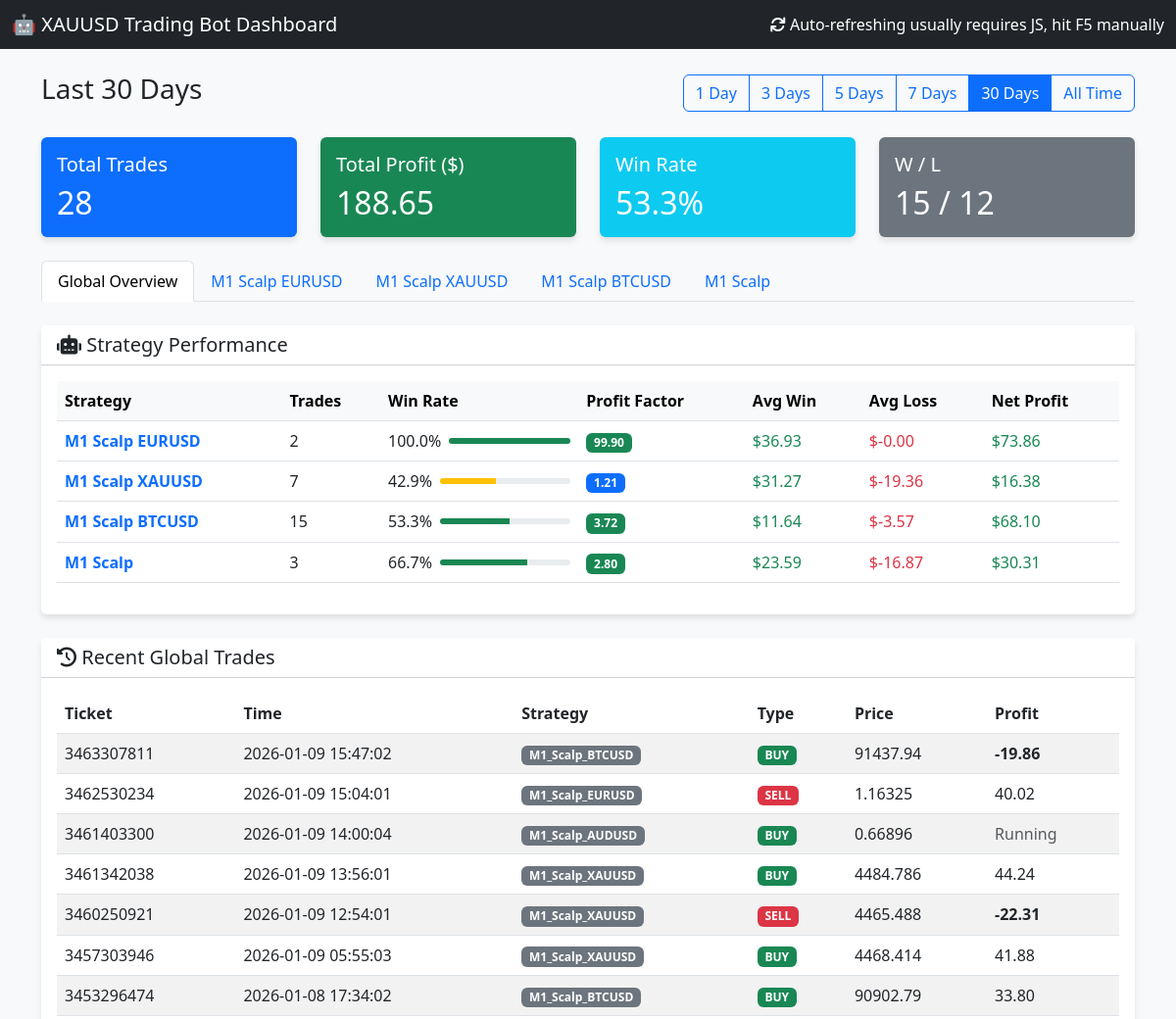
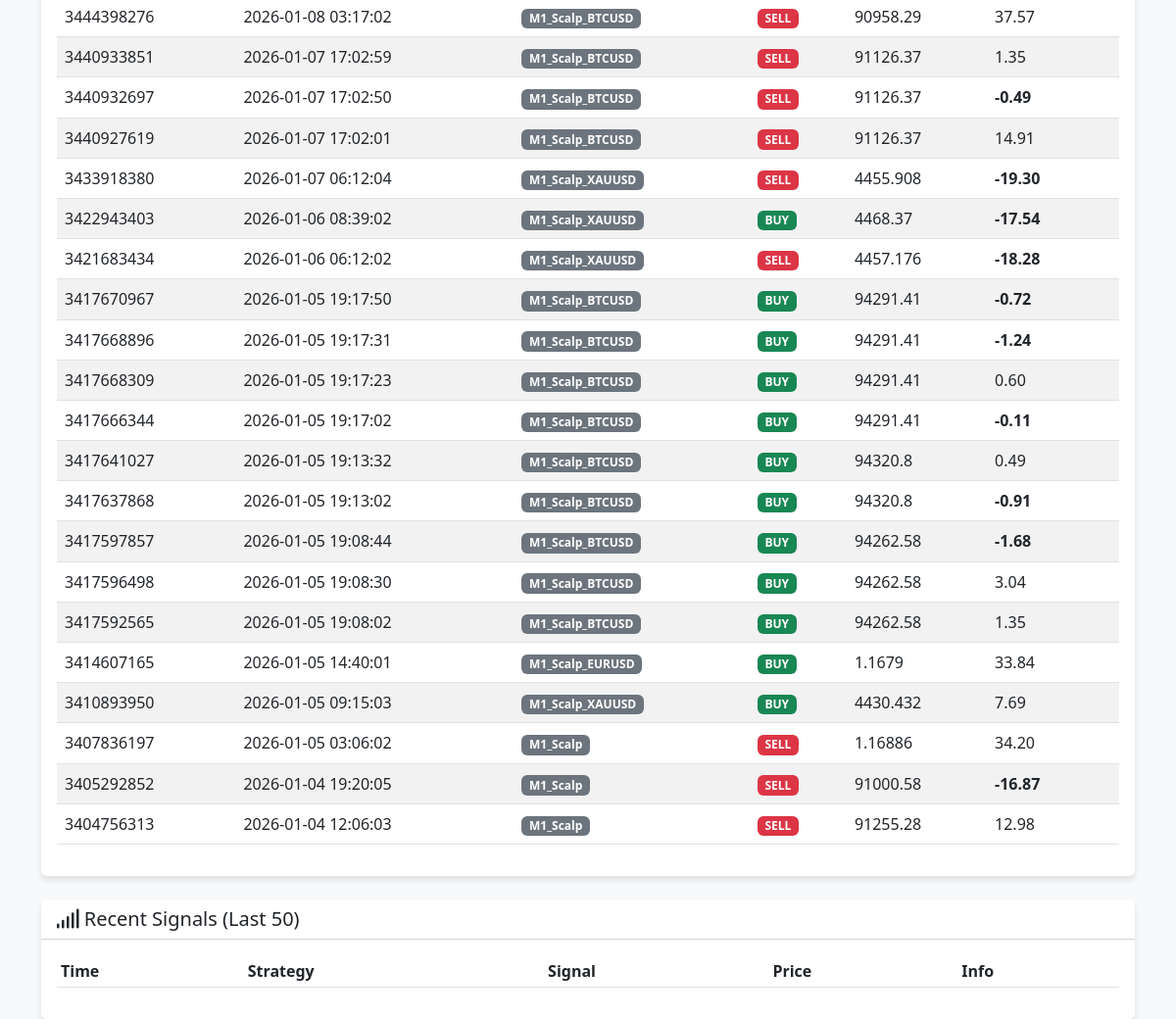
The page / on the database its author committed (2 pictures, top to bottom).
### tables this page shows
CREATE TABLE orders (
                ticket INTEGER PRIMARY KEY,
                strategy_name TEXT,
                symbol TEXT,
                order_type TEXT,
                volume REAL,
                open_price REAL,
                sl REAL,
                tp REAL,
                open_time DATETIME,
                close_price REAL,
                profit REAL,
                comment TEXT,
                account_id INTEGER DEFAULT 0
            );

### dashboard.py (the view)
@app.route('/')
def index():
    cur = get_db().cursor()
    days_param = request.args.get('days', '30') # Default 30 days
    if days_param == "all":
        days = 36500 # 100 years approx
        filter_label = "All Time"
    else:
        try:
            days = int(days_param)
            filter_label = f"Last {days} Days"
        except:
            days = 30
            filter_label = "Last 30 Days"
    cutoff_date = datetime.now() - timedelta(days=days)
    cutoff_str = cutoff_date.strftime("%Y-%m-%d %H:%M:%S")
    cur.execute("SELECT * FROM orders WHERE open_time >= ? ORDER BY open_time DESC", (cutoff_str,))
    orders = cur.fetchall()
    total_trades = len(orders)
    total_profit = sum([o['profit'] for o in orders if o['profit'] is not None])
    wins = len([o for o in orders if o['profit'] is not None and o['profit'] > 0])
    losses = len([o for o in orders if o['profit'] is not None and o['profit'] < 0])
    win_rate = (wins / total_trades * 100) if total_trades > 0 else 0
    cur.execute("SELECT * FROM signals ORDER BY timestamp DESC LIMIT 50")
    signals = cur.fetchall()
    cur.execute("SELECT DISTINCT strategy_name FROM orders WHERE strategy_name IS NOT NULL")
    strategies = [row['strategy_name'] for row in cur.fetchall()]
    if not strategies:
        print(f"⚠️ [Dashboard] No strategies found in database")
    else:
        print(f"📊 [Dashboard] Found {len(strategies)} strategies: {strategies}")
    bot_stats = []
    for strat in strategies:
        s_orders = [o for o in orders if o['strategy_name'] == strat and o['profit'] is not None]
        s_total = len(s_orders)
        if s_total == 0: continue
        s_wins = [o for o in s_orders if o['profit'] > 0]
        s_losses = [o for o in s_orders if o['profit'] < 0]
        s_gross_profit = sum([o['profit'] for o in s_wins])
        s_gross_loss = abs(sum([o['profit'] for o in s_losses]))
        s_net_profit = sum([o['profit'] for o in s_orders])
        s_avg_win = (s_gross_profit / len(s_wins)) if s_wins else 0.0
        s_avg_loss = (s_gross_loss / len(s_losses)) if s_losses else 0.0 # Positive number for display
        pf = (s_gross_profit / s_gross_loss) if s_gross_loss > 0 else 99.9
        win_rate = (len(s_wins) / s_total) * 100
        if strat.startswith("M1_Scalp_"):
            display_name = strat.replace("M1_Scalp_", "M1 Scalp ").replace("_", " ")
        else:
            display_name = strat.replace("Strategy_", "").replace("_", " ")
        bot_stats.append({
            "raw_name": strat, # Added for template filtering
            "name": display_name,
            "trades": s_total,
            "win_rate": win_rate,
            "pf": pf,
            "avg_win": s_avg_win,
            "avg_loss": -s_avg_loss, # Make negative for display
            "net_profit": s_net_profit,
            "chart_data": [] # Placeholder
        })
        chart_orders = sorted(s_orders, key=lambda x: x['open_time'])
        equity = 0
        points = []
        for o in chart_orders:
            equity += o['profit']
            points.append({
                'x': o['open_time'],
                'y': equity
            })
        bot_stats[-1]['chart_data'] = points
    desired_order = [
        "Strategy_1_Trend_HA",
        "Strategy_4_UT_Bot",
        "Strategy_2_EMA_ATR",
        "Strategy_5_Filter_First",
        "M1_Scalp_EURUSD",
        "M1_Scalp_XAUUSD",
        "M1_Scalp_BTCUSD"
    ]
    bot_stats_filtered = []
    bot_stats_other = []
    for bot in bot_stats:
        if bot['raw_name'] in desired_order:
            bot_stats_filtered.append(bot)
        else:
            bot_stats_other.append(bot)
    bot_stats_filtered.sort(key=lambda x: desired_order.index(x['raw_name']))
    bot_stats_other.sort(key=lambda x: x['net_profit'], reverse=True)
    bot_stats = bot_stats_filtered + bot_stats_other
    print(f"📊 [Dashboard] Generated {len(bot_stats)} bot stats entries")
    for bot in bot_stats:
        print(f"   - {bot['raw_name']}: {bot['trades']} trades, Net Profit: ${bot['net_profit']:.2f}")
    return render_template('index.html',
                           orders=orders,
                           signals=signals,
                           total_trades=total_trades,
                           total_profit=total_profit,
                           win_rate=win_rate,
                           wins=wins,
                           losses=losses,
                           bot_stats=bot_stats,
                           current_filter=days_param,
                           filter_label=filter_label)

### templates/index.html (shortened to what this page needs)
<!DOCTYPE html>
<html lang="en">
<head>
    <link href="https://cdn.jsdelivr.net/npm/bootstrap@5.3.0/dist/css/bootstrap.min.css" rel="stylesheet">
    <link href="https://cdnjs.cloudflare.com/ajax/libs/font-awesome/6.0.0/css/all.min.css" rel="stylesheet">
</head>
<body>
    <nav class="navbar navbar-dark bg-dark mb-4">
        <div class="container-fluid">
            <span class="navbar-brand mb-0 h1">🤖 XAUUSD Trading Bot Dashboard</span>
            <span class="text-white"><i class="fas fa-sync"></i> Auto-refreshing usually requires JS, hit F5
                manually</span>
        </div>
    </nav>
    <div class="container mb-4">
        <div class="d-flex justify-content-between align-items-center">
            <h3>{{ filter_label }}</h3>
            <div class="btn-group" role="group">
                <a href="/?days=1" class="btn btn-outline-primary {% if current_filter == '1' %}active{% endif %}">1
                    Day</a>
                <a href="/?days=3" class="btn btn-outline-primary {% if current_filter == '3' %}active{% endif %}">3
                    Days</a>
                <a href="/?days=5" class="btn btn-outline-primary {% if current_filter == '5' %}active{% endif %}">5
                    Days</a>
                <a href="/?days=7" class="btn btn-outline-primary {% if current_filter == '7' %}active{% endif %}">7
                    Days</a>
                <a href="/?days=30" class="btn btn-outline-primary {% if current_filter == '30' %}active{% endif %}">30
                    Days</a>
                <a href="/?days=all"
                    class="btn btn-outline-primary {% if current_filter == 'all' %}active{% endif %}">All Time</a>
            </div>
        </div>
    </div>
    <div class="container">
        <div class="row mb-4">
            <div class="col-md-3">
                <div class="card bg-primary text-white">
                    <div class="card-body">
                        <h5 class="card-title">Total Trades</h5>
                        <h2 class="card-text">{{ total_trades }}</h2>
                    </div>
                </div>
            </div>
            <div class="col-md-3">
                <div class="card {% if total_profit >= 0 %}bg-success{% else %}bg-danger{% endif %} text-white">
                    <div class="card-body">
                        <h5 class="card-title">Total Profit ($)</h5>
                        <h2 class="card-text">{{ "%.2f"|format(total_profit) }}</h2>
                    </div>
                </div>
            </div>
            <div class="col-md-3">
                <div class="card bg-info text-white">
                    <div class="card-body">
                        <h5 class="card-title">Win Rate</h5>
                        <h2 class="card-text">{{ "%.1f"|format(win_rate) }}%</h2>
                    </div>
                </div>
            </div>
            <div class="col-md-3">
                <div class="card bg-secondary text-white">
                    <div class="card-body">
                        <h5 class="card-title">W / L</h5>
                        <h2 class="card-text">{{ wins }} / {{ losses }}</h2>
                    </div>
                </div>
            </div>
        </div>
        <ul class="nav nav-tabs mb-4" id="myTab" role="tablist">
            <li class="nav-item" role="presentation">
                <button class="nav-link active" id="overview-tab" data-bs-toggle="tab" data-bs-target="#overview"
                    type="button" role="tab" aria-controls="overview" aria-selected="true">Global Overview</button>
            </li>
            {% for bot in bot_stats %}
            <li class="nav-item" role="presentation">
                <button class="nav-link" id="tab-{{ loop.index }}" data-bs-toggle="tab"
                    data-bs-target="#content-{{ loop.index }}" type="button" role="tab"
                    aria-controls="content-{{ loop.index }}" aria-selected="false">{{ bot.name }}</button>
            </li>
            {% endfor %}
        </ul>
        <div class="tab-content" id="myTabContent">
            <div class="tab-pane fade show active" id="overview" role="tabpanel" aria-labelledby="overview-tab">
                <div class="card mb-4">
                    <div class="card-header bg-white">
                        <h5 class="mb-0"><i class="fas fa-robot"></i> Strategy Performance</h5>
                    </div>
                    <div class="card-body">
                        <div class="table-responsive">
                            <table class="table table-hover align-middle">
                                <thead class="table-light">
                                    <tr>
                                        <th>Strategy</th>
                                        <th>Trades</th>
                                        <th>Win Rate</th>
                                        <th>Profit Factor</th>
                                        <th>Avg Win</th>
                                        <th>Avg Loss</th>
                                        <th>Net Profit</th>
                                    </tr>
                                </thead>
                                <tbody>
                                    {% if bot_stats|length > 0 %}
                                    {% for bot in bot_stats %}
                                    <tr>
                                        <td class="fw-bold text-primary">{{ bot.name }}</td>
                                        <td>{{ bot.trades }}</td>
                                        <td>
                                            <div class="d-flex align-items-center">
                                                <span class="me-2">{{ "%.1f"|format(bot.win_rate) }}%</span>
                                                <div class="progress flex-grow-1" style="height: 6px; width: 60px;">
                                                    <div class="progress-bar {% if bot.win_rate >= 50 %}bg-success{% else %}bg-warning{% endif %}"
                                                        role="progressbar" style="width: {{ bot.win_rate }}%"></div>
                                                </div>
                                            </div>
                                        </td>
                                        <td>
                                            {% if bot.pf >= 1.5 %}
                                            <span class="badge bg-success">{{ "%.2f"|format(bot.pf) }}</span>
                                            {% elif bot.pf >= 1.0 %}
                                            <span class="badge bg-primary">{{ "%.2f"|format(bot.pf) }}</span>
                                            {% else %}
                                            <span class="badge bg-danger">{{ "%.2f"|format(bot.pf) }}</span>
                                            {% endif %}
                                        </td>
                                        <td class="text-success">{{ "$%.2f"|format(bot.avg_win) }}</td>
                                        <td class="text-danger">{{ "$%.2f"|format(bot.avg_loss) }}</td>
                                        <td
                                            class="{% if bot.net_profit <= 0 %}fw-bold{% endif %} {% if bot.net_profit >= 0 %}text-success{% else %}text-danger{% endif %}">
                                            {{ "$%.2f"|format(bot.net_profit) }}
                                        </td>
                                    </tr>
                                    {% endfor %}
                                    {% endif %}
                                </tbody>
                            </table>
                        </div>
                    </div>
                </div>
                <div class="card mb-4">
                    <div class="card-header bg-white">
                        <h5 class="mb-0"><i class="fas fa-history"></i> Recent Global Trades</h5>
                    </div>
                    <div class="card-body">
                        <div class="table-responsive">
                            <table class="table table-hover table-striped">
                                <thead>
                                    <tr>
                                        <th>Ticket</th>
                                        <th>Time</th>
                                        <th>Strategy</th>
                                        <th>Type</th>
                                        <th>Price</th>
                                        <th>Profit</th>
                                    </tr>
                                </thead>
                                <tbody>
                                    {% for order in orders[:50] %}
                                    <tr>
                                        <td>{{ order.ticket }}</td>
                                        <td>{{ order.open_time }}</td>
                                        <td><span class="badge bg-secondary">{{ order.strategy_name }}</span></td>
                                        <td>
                                            {% if order.order_type == 'BUY' %}
                                            <span class="badge badge-buy">BUY</span>
                                            {% else %}
                                            <span class="badge badge-sell">SELL</span>
                                            {% endif %}
                                        </td>
                                        <td>{{ order.open_price }}</td>
                                        <td
                                            class="{% if order.profit is not none and order.profit >= 0 %}profit-pos{% elif order.profit is not none %}profit-neg{% endif %} {% if order.profit is not none and order.profit <= 0 %}fw-bold{% endif %}">
                                            {% if order.profit is not none %}
                                            {{ "%.2f"|format(order.profit) }}
                                            {% else %}
                                            <span class="text-muted">Running</span>
                                            {% endif %}
                                        </td>
                                    </tr>
                                    {% endfor %}
                                </tbody>
                            </table>
                        </div>
                    </div>
                </div>
            </div>
        </div>
        <div class="card">
            <div class="card-header bg-white">
                <h5 class="mb-0"><i class="fas fa-signal"></i> Recent Signals (Last 50)</h5>
            </div>
            <div class="card-body">
                <div class="table-responsive">
                    <table class="table table-sm">
                        <thead>
                            <tr>
                                <th>Time</th>
                                <th>Strategy</th>
                                <th>Signal</th>
                                <th>Price</th>
                                <th>Info</th>
                            </tr>
                        </thead>
                    </table>
                </div>
            </div>
        </div>
    </div>
</body>
</html>

### rows shown on the page
orders: ticket "3463307811", open_time "2026-01-09 15:47:02", strategy_name "M1_Scalp_BTCUSD", order_type "BUY", open_price "91437.94", profit "-19.86"
orders: ticket "3462530234", open_time "2026-01-09 15:04:01", strategy_name "M1_Scalp_EURUSD", order_type "SELL", open_price "1.16325", profit "40.02"
orders: ticket "3461403300", open_time "2026-01-09 14:00:04", strategy_name "M1_Scalp_AUDUSD", order_type "BUY", open_price "0.66896", shows "Running"
orders: ticket "3461342038", open_time "2026-01-09 13:56:01", strategy_name "M1_Scalp_XAUUSD", order_type "BUY", open_price "4484.786", profit "44.24"
orders: ticket "3460250921", open_time "2026-01-09 12:54:01", strategy_name "M1_Scalp_XAUUSD", order_type "SELL", open_price "4465.488", profit "-22.31"
orders: ticket "3457303946", open_time "2026-01-09 05:55:03", strategy_name "M1_Scalp_XAUUSD", order_type "BUY", open_price "4468.414", profit "41.88"
orders: ticket "3453296474", open_time "2026-01-08 17:34:02", strategy_name "M1_Scalp_BTCUSD", order_type "BUY", open_price "90902.79", profit "33.80"
orders: ticket "3444398276", open_time "2026-01-08 03:17:02", strategy_name "M1_Scalp_BTCUSD", order_type "SELL", open_price "90958.29", profit "37.57"
orders: ticket "3440933851", open_time "2026-01-07 17:02:59", strategy_name "M1_Scalp_BTCUSD", order_type "SELL", open_price "91126.37", profit "1.35"
orders: ticket "3440932697", open_time "2026-01-07 17:02:50", strategy_name "M1_Scalp_BTCUSD", order_type "SELL", open_price "91126.37", profit "-0.49"
orders: ticket "3440927619", open_time "2026-01-07 17:02:01", strategy_name "M1_Scalp_BTCUSD", order_type "SELL", open_price "91126.37", profit "14.91"
orders: ticket "3433918380", open_time "2026-01-07 06:12:04", strategy_name "M1_Scalp_XAUUSD", order_type "SELL", open_price "4455.908", profit "-19.30"
orders: ticket "3422943403", open_time "2026-01-06 08:39:02", strategy_name "M1_Scalp_XAUUSD", order_type "BUY", open_price "4468.37", profit "-17.54"
orders: ticket "3421683434", open_time "2026-01-06 06:12:02", strategy_name "M1_Scalp_XAUUSD", order_type "SELL", open_price "4457.176", profit "-18.28"
orders: ticket "3417670967", open_time "2026-01-05 19:17:50", strategy_name "M1_Scalp_BTCUSD", order_type "BUY", open_price "94291.41", profit "-0.72"
orders: ticket "3417668896", open_time "2026-01-05 19:17:31", strategy_name "M1_Scalp_BTCUSD", order_type "BUY", open_price "94291.41", profit "-1.24"
orders: ticket "3417668309", open_time "2026-01-05 19:17:23", strategy_name "M1_Scalp_BTCUSD", order_type "BUY", open_price "94291.41", profit "0.60"
orders: ticket "3417666344", open_time "2026-01-05 19:17:02", strategy_name "M1_Scalp_BTCUSD", order_type "BUY", open_price "94291.41", profit "-0.11"
orders: ticket "3417641027", open_time "2026-01-05 19:13:32", strategy_name "M1_Scalp_BTCUSD", order_type "BUY", open_price "94320.8", profit "0.49"
orders: ticket "3417637868", open_time "2026-01-05 19:13:02", strategy_name "M1_Scalp_BTCUSD", order_type "BUY", open_price "94320.8", profit "-0.91"
orders: ticket "3417597857", open_time "2026-01-05 19:08:44", strategy_name "M1_Scalp_BTCUSD", order_type "BUY", open_price "94262.58", profit "-1.68"
orders: ticket "3417596498", open_time "2026-01-05 19:08:30", strategy_name "M1_Scalp_BTCUSD", order_type "BUY", open_price "94262.58", profit "3.04"
orders: ticket "3417592565", open_time "2026-01-05 19:08:02", strategy_name "M1_Scalp_BTCUSD", order_type "BUY", open_price "94262.58", profit "1.35"
orders: ticket "3414607165", open_time "2026-01-05 14:40:01", strategy_name "M1_Scalp_EURUSD", order_type "BUY", open_price "1.1679", profit "33.84"
orders: ticket "3410893950", open_time "2026-01-05 09:15:03", strategy_name "M1_Scalp_XAUUSD", order_type "BUY", open_price "4430.432", profit "7.69"
orders: ticket "3407836197", open_time "2026-01-05 03:06:02", strategy_name "M1_Scalp", order_type "SELL", open_price "1.16886", profit "34.20"
orders: ticket "3405292852", open_time "2026-01-04 19:20:05", strategy_name "M1_Scalp", order_type "SELL", open_price "91000.58", profit "-16.87"
orders: ticket "3404756313", open_time "2026-01-04 12:06:03", strategy_name "M1_Scalp", order_type "SELL", open_price "91255.28", profit "12.98"

### other values the page prints
{{ filter_label }} "Last 30 Days"
{{ total_trades }} "28"
{{ "%.2f"|format(total_profit) }} "188.65"
{{ "%.1f"|format(win_rate) }} "53.3"
{{ wins }} "15"
{{ losses }} "12"
{{ bot.name }} "M1 Scalp EURUSD" "M1 Scalp XAUUSD" "M1 Scalp BTCUSD" "M1 Scalp"
{{ bot.trades }} "2" "7" "15" "3"
{{ "%.1f"|format(bot.win_rate) }} "100.0" "42.9" "53.3" "66.7"
{{ "%.2f"|format(bot.pf) }} "99.90" "3.72" "2.80"
{{ "$%.2f"|format(bot.avg_win) }} "$36.93" "$31.27" "$11.64" "$23.59"
{{ "$%.2f"|format(bot.avg_loss) }} "$-0.00" "$-19.36" "$-3.57" "$-16.87"
{{ "$%.2f"|format(bot.net_profit) }} "$73.86" "$16.38" "$68.10" "$30.31"
{{ "%.2f"|format(bot.pf) }} "1.21"
